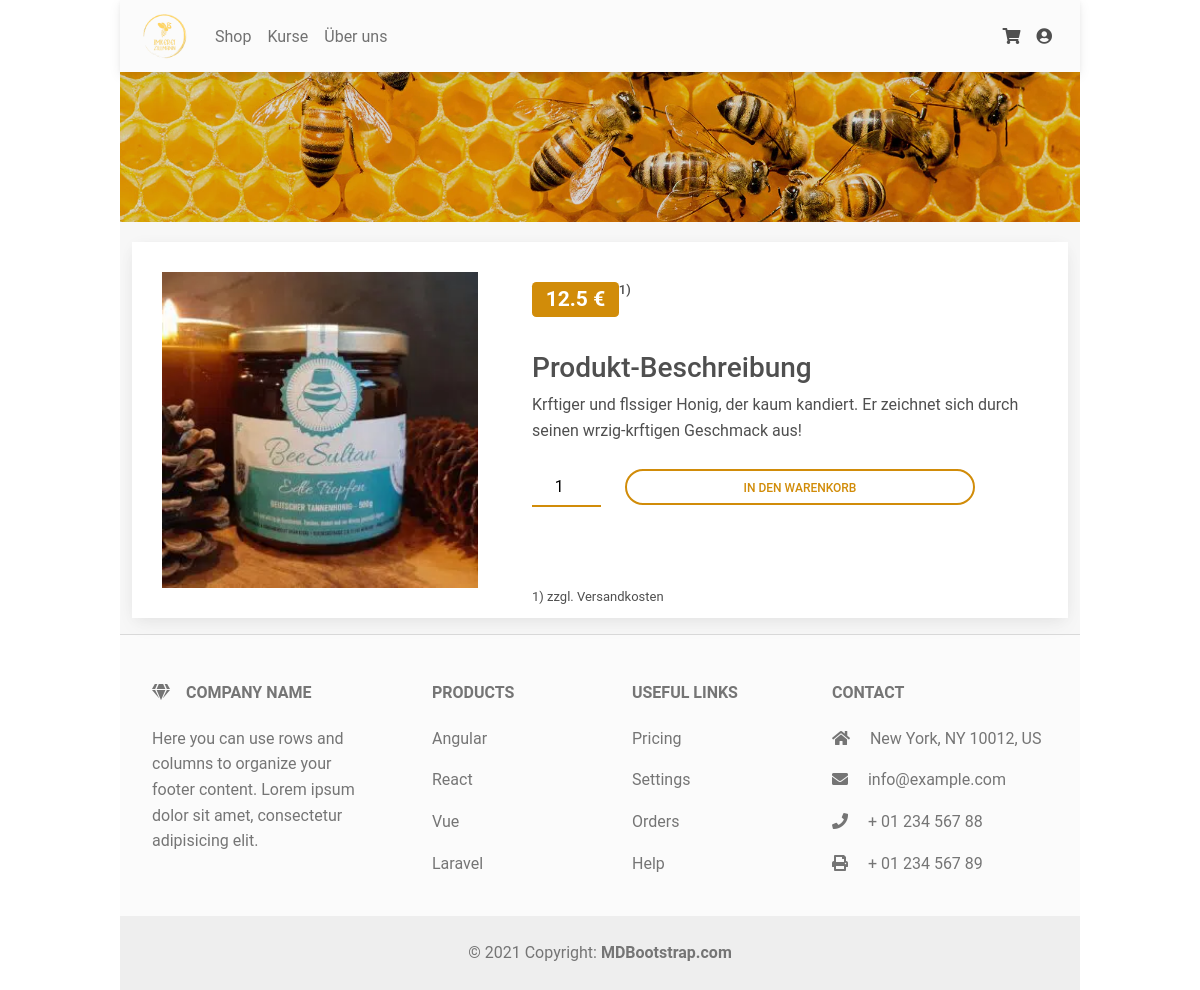
/product, run on an earlier commit of the app's database.
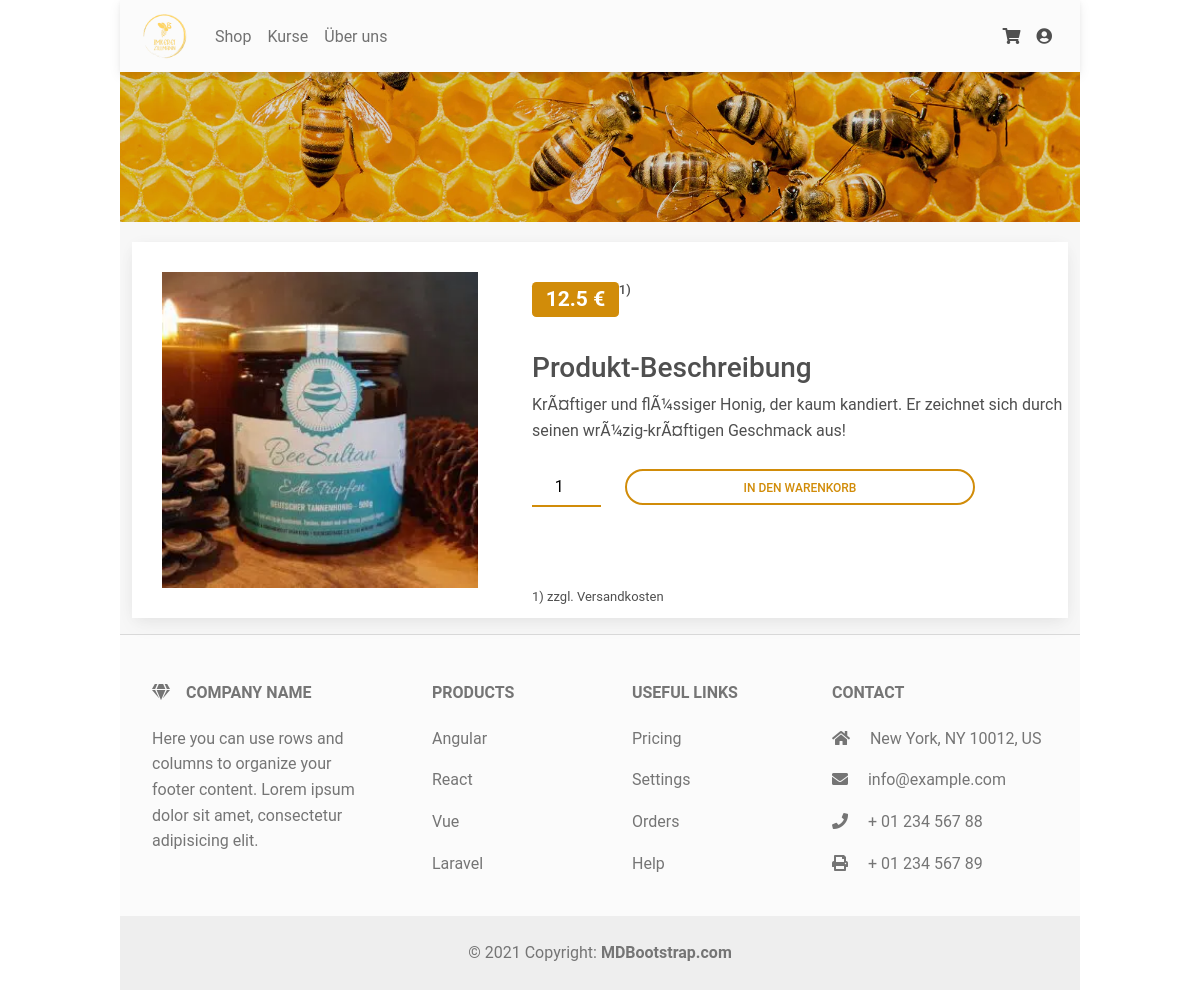
And on a later commit of the database.
### tables this page shows
CREATE TABLE product (
          product_id INTEGER PRIMARY KEY,
          name VARCHAR(255),
          description VARCHAR(255),
          product_category_id INTEGER,
          quantity_g INTEGER,
          price REAL,
          amount_in_stock INTEGER,
          creation_timestamp TIMESTAMP NOT NULL DEFAULT CURRENT_TIMESTAMP,
          FOREIGN KEY(product_category_id) REFERENCES product_category(product_category_id)
        );

### app.py (the view)
@app.route('/product')
def product():
    product_id = request.args.get('id', default=1, type=int)
    p = get_one_product(product_id)
    return render_template("product.html", product=p)

### database/_product.py (called while the page is built)
def get_one_product(product_id: int):
    cur.execute(f"SELECT * FROM product WHERE product_id={product_id}")
    product_list = []
    for row in cur:
        product_list.append(dict(zip([c[0] for c in cur.description], row)))
    return product_list

### templates/product.html (shortened to what this page needs)
{% extends "layout.html" %}
{% block body %}
<div style="margin: 0px">
    <div class="container">
        <div class="row">
            <div class="col-md">
                <div class="card" style="margin-top: 20px; border-radius: 0">
                    <div class="row">
                        <div class="col-md-5" style="margin-top: 0px">
                            <div class="bg-image hover-zoom" style="padding: 30px; border-radius: 0">
                                <img src="/static/img/{{ product[0]['product_id'] }}.webp" class='w-100' />
                            </div>
                        </div>
                        <div class="col-md-7">
                            <div style="width: 100%;">
                                <h3>
                                    <div class="d-flex justify-content-start">
                                        <span class="badge" style="background-color: #d18c09" id="preis">{{ product[0]['price'] }} €</span>
                                        <div style="font-size: small">1)</div>
                                        <br />
                                    </div>
                                </h3>
                                <br />
                                <h3>
                                    Produkt-Beschreibung
                                </h3>
                                {{ product[0]['description'] }}
                                <br />
                                <br />
                                <div class="row">
                                    <div class="col-md-2">
                                        <input id="current_product_count" type="number" value="1" min="1" style=" width: 100%; padding: 5px; text-align: center; border: none; border-bottom: 2px solid #d18c09;">
                                    </div>
                                    <div class="col-md-8">
                                        <a onclick="addToCart()" class='btn btn-outline-primary btn-rounded' style='display: block; border-color: #d18c09; color: #d18c09'>In den Warenkorb</a>
                                    </div>
                                </div>
                                <br />
                                <br />
                                <div style="font-size: small; position: absolute; bottom: 10px">1) zzgl. Versandkosten</div>
                                <br />
                            </div>
                        </div>
                    </div>
                </div>
            </div>
        </div>
    </div>
</div>
{% endblock %}

### templates/layout.html (shortened to what this page needs)
<!DOCTYPE html>
<html lang="en">
  <head>
    <link rel="stylesheet" href="https://use.fontawesome.com/releases/v5.4.1/css/all.css">
    <link rel="stylesheet" href="{{ url_for('static', filename='mdb5-free-standard/css/mdb.min.css' )}}">
    <link rel="stylesheet" href="{{ url_for('static', filename='mdb5-free-standard/css/checkbox.css' )}}">
    <link rel="stylesheet" href="{{ url_for('static', filename='mdb5-free-standard/css/multirange.css' )}}">
    <link rel="stylesheet" href="{{ url_for('static', filename='mdb5-free-standard/css/stepper.css' )}}">
    <link rel="stylesheet" href="{{ url_for('static', filename='mdb5-free-standard/css/styles.css' )}}">
    <link rel="stylesheet" href="{{ url_for('static', filename='simple-notify/simple-notify.min.css' )}}">
  </head>
  <body>
    <div class="main-page-padding page-background" style="height: 100%">
      {% include 'nav.html' %}
      {% block body %}{% endblock %}
      {% include 'footer.html' %}
    </div>
  </body>
</html>

### templates/nav.html (shortened to what this page needs)
<nav class="navbar navbar-expand-lg navbar-light sticky-top bg-light" style="background-color: #e8cc2a">
  <div class="container-fluid">
    <div class="collapse navbar-collapse" id="navbarSupportedContent">
      <a class="navbar-brand mt-2 mt-lg-0" href="#">
        <img
          src="{{ url_for('static', filename='img/logo_transparent.png' )}}"
          height="45"
          alt="Imkerei Zillmann Logo"
          style="margin-left: 10px"
          loading="lazy"/>
      </a>
      <ul class="navbar-nav me-auto mb-2 mb-lg-0">
        <li class="nav-item">
          <a class="nav-link" href="/">Shop</a>
        </li>
        <li class="nav-item">
          <a class="nav-link" href="#">Kurse</a>
        </li>
        <li class="nav-item">
          <a class="nav-link" href="/about">Über uns</a>
        </li>
      </ul>
    </div>
    <div class="d-flex align-items-center">
      <a class="text-reset me-3" href="/cart">
        <i class="fas fa-shopping-cart"></i>
      </a>
      <div class="dropdown">
        <a
          class="text-reset me-3 dropdown-toggle hidden-arrow"
          href="#"
          id="navbarDropdownMenuLink"
          role="button"
          data-mdb-toggle="dropdown"
          aria-expanded="false">
          <i class="fas fa-user-circle"></i>
        </a>
      </div>
    </div>
  </div>
</nav>
<div class="p-5 text-center bg-image" style="background-image: url('./static/img/main_title_image.webp'); height: 150px">
    <div class="mask" style="background-color: rgba(0, 0, 0, 0.15);">
        <div class="d-flex justify-content-center align-items-center h-100">
        </div>
    </div>
</div>

### templates/footer.html
<footer class="text-center text-lg-start bg-light text-muted" style="width: 100%">
  <hr/>
  <section class="">
    <div class="container text-center text-md-start mt-5">
      <div class="row mt-3">
        <div class="col-md-3 col-lg-4 col-xl-3 mx-auto mb-4">
          <h6 class="text-uppercase fw-bold mb-4">
            <i class="fas fa-gem me-3"></i>Company name
          </h6>
          <p>
            Here you can use rows and columns to organize your footer content. Lorem ipsum
            dolor sit amet, consectetur adipisicing elit.
          </p>
        </div>
        <div class="col-md-2 col-lg-2 col-xl-2 mx-auto mb-4">
          <h6 class="text-uppercase fw-bold mb-4">
            Products
          </h6>
          <p>
            <a href="#!" class="text-reset">Angular</a>
          </p>
          <p>
            <a href="#!" class="text-reset">React</a>
          </p>
          <p>
            <a href="#!" class="text-reset">Vue</a>
          </p>
          <p>
            <a href="#!" class="text-reset">Laravel</a>
          </p>
        </div>
        <div class="col-md-3 col-lg-2 col-xl-2 mx-auto mb-4">
          <h6 class="text-uppercase fw-bold mb-4">
            Useful links
          </h6>
          <p>
            <a href="#!" class="text-reset">Pricing</a>
          </p>
          <p>
            <a href="#!" class="text-reset">Settings</a>
          </p>
          <p>
            <a href="#!" class="text-reset">Orders</a>
          </p>
          <p>
            <a href="#!" class="text-reset">Help</a>
          </p>
        </div>
        <div class="col-md-4 col-lg-3 col-xl-3 mx-auto mb-md-0 mb-4">
          <h6 class="text-uppercase fw-bold mb-4">Contact</h6>
          <p><i class="fas fa-home me-3"></i> New York, NY 10012, US</p>
          <p>
            <i class="fas fa-envelope me-3"></i>
            info@example.com
          </p>
          <p><i class="fas fa-phone me-3"></i> + 01 234 567 88</p>
          <p><i class="fas fa-print me-3"></i> + 01 234 567 89</p>
        </div>
      </div>
    </div>
  </section>
  <div class="text-center p-4" style="background-color: rgba(0, 0, 0, 0.05);">
    © 2021 Copyright:
    <a class="text-reset fw-bold" href="https://mdbootstrap.com/">MDBootstrap.com</a>
  </div>
</footer>

### static/mdb5-free-standard/css/styles.css (style rules this page uses)
.main-page-padding { margin-left: 0; margin-right: 0 }
.page-background { background-color: #f7f7f7 }
@media screen and (min-width: 992px) { .main-page-padding { margin-left: 10%; margin-right: 10% } }

What changed in the data, as far as the page shows it:
changed product: description "Krftiger und flssiger Honig, der kaum kandiert. Er zeichnet sich durch seinen wrzig-krftigen Geschmack aus!" → "KrÃ¤ftiger und flÃ¼ssiger Honig, der kaum kandiert. Er zeichnet sich durch seinen wrÃ¼zig-krÃ¤ftigen Geschmack aus!"
